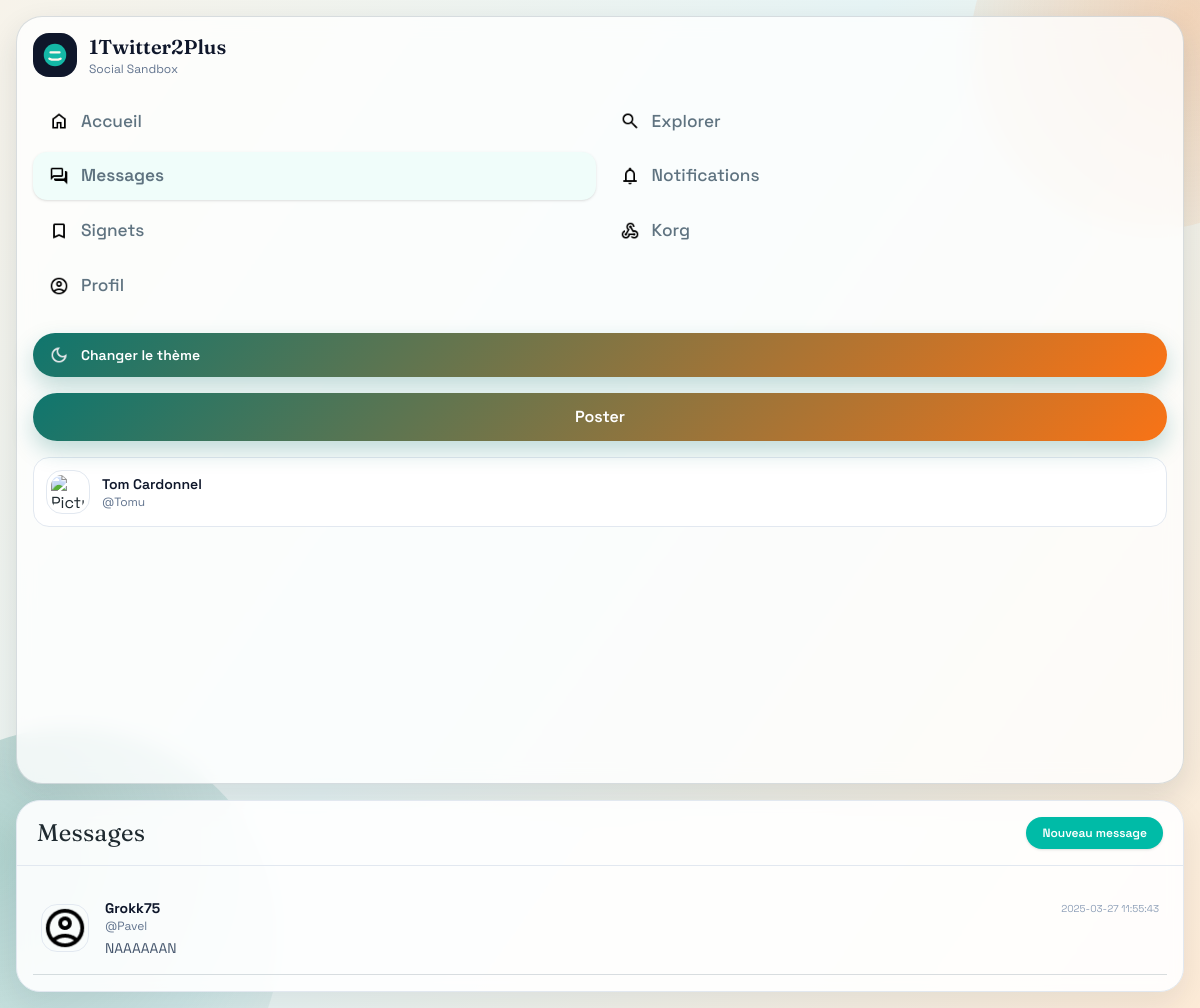
Screenshot of /messages (signed in) with the database file from the repository.
### tables this page shows
CREATE TABLE `message` (
  `id` integer PRIMARY KEY,
  `content` varchar(255) NOT NULL,
  `media` varchar(255) NULL,
  `id_sender` integer NOT NULL,
  `id_receiver` integer NOT NULL,
  `date` datetime DEFAULT CURRENT_TIMESTAMP,
  `is_hidden` boolean NOT NULL DEFAULT false,
  `is_viewed` boolean NOT NULL DEFAULT false,
  FOREIGN KEY (id_sender) REFERENCES user(id),
  FOREIGN KEY (id_receiver) REFERENCES user(id)
);

CREATE TABLE `user` (
  `id` integer PRIMARY KEY AUTO_INCREMENT,
  `role` varchar(255) DEFAULT 'user',
  `firstname` varchar(255) NOT NULL,
  `lastname` varchar(255) NOT NULL,
  `username` varchar(255) UNIQUE NOT NULL,
  `display_name` varchar(255),
  `email` varchar(255) UNIQUE NOT NULL,
  `password` varchar(255) NOT NULL,
  `birthdate` date NOT NULL,
  `phone` varchar(255) NULL,
  `url` varchar(255) NULL,
  `biography` varchar(255) NULL,
  `city` varchar(255) NULL,
  `country` varchar(255) NULL,
  `genre` varchar(255) NULL,
  `picture` varchar(255) NULL,
  `header` varchar(255) NULL,
  `NSFW` boolean DEFAULT false,
  `is_active` boolean DEFAULT true NOT NULL,
  `is_verified` boolean DEFAULT false NOT NULL,
  `ban` varchar(255) DEFAULT NULL,
  `creation_date` datetime DEFAULT CURRENT_TIMESTAMP,
  `verified_date` date DEFAULT NULL,
  `inactive_date` date DEFAULT NULL,
  `verification_code` varchar(6) NULL
);

### app/models/Database.php (called while the page is built, shortened)
<?php
class Database
{
    private static $connection = null;
    public static function getConnection()
    {
        $name = self::getEnvValue('DB_NAME', 'twitter');
        $charset = self::getEnvValue('DB_CHARSET', 'utf8mb4');
        $configuredHost = self::getEnvValue('DB_HOST', null);
        $hosts = [];
        if ($configuredHost !== null && $configuredHost !== '') {
            $hosts[] = $configuredHost;
        } else {
            $hosts = ['localhost', '127.0.0.1'];
        }
        $configuredPort = self::getEnvValue('DB_PORT', null);
        $credentials = self::buildCredentialCandidates();
        foreach ($hosts as $host) {
            $dsn = "mysql:host={$host};dbname={$name};charset={$charset}";
            if ($configuredPort !== null && $configuredPort !== '') {
                $dsn = "mysql:host={$host};port={$configuredPort};dbname={$name};charset={$charset}";
            }
            foreach ($credentials as $candidate) {
                list($username, $password) = $candidate;
                try {
                    self::$connection = new PDO($dsn, $username, $password, [
                        PDO::ATTR_ERRMODE => PDO::ERRMODE_EXCEPTION,
                        PDO::ATTR_DEFAULT_FETCH_MODE => PDO::FETCH_ASSOC,
                    ]);
                    return self::$connection;
                } catch (PDOException $exception) {
                    $lastError = $exception;
                }
            }
        }
        $message = 'Database connection failed. Configure DB_HOST, DB_PORT, DB_NAME, DB_USER and DB_PASSWORD in .env (or .env.local).';
        throw new RuntimeException($message);
    }
    private static function buildCredentialCandidates()
    {
        $configuredUser = self::getEnvValue('DB_USER', null);
        $configuredPassword = self::getEnvValue('DB_PASSWORD', null);
        if ($configuredUser !== null && $configuredUser !== '') {
            return [
                [$configuredUser, $configuredPassword !== null ? $configuredPassword : ''],
            ];
        }
        return [
            ['twitter', 'root'],
            ['twitter', ''],
            ['root', 'root'],
            ['root', ''],
        ];
    }
    private static function loadEnvFiles()
    {
        $projectRoot = dirname(__DIR__, 2);
        $envFiles = [
            $projectRoot . '/.env',
            $projectRoot . '/.env.local',
        ];
    }
    private static function getEnvValue($envKey, $default)
    {
        $envValue = getenv($envKey);
        if ($envValue !== false) {
            return $envValue;
        }
        return $default;
    }
}

### app/controllers/Message_Controller.php (called while the page is built, shortened)
<?php
require_once __DIR__ . '/../models/Message_Model.php';
class MessageController
{
  private $messageModel;
  public function __construct()
  {
    $this->messageModel = new Message_Model();
  }
public function showDiscusion(){
  $id_user = (int) $_SESSION['user']['id'];
    return $this->messageModel->showDiscusion($id_user);
  }
}

### app/models/Message_Model.php (called while the page is built, shortened)
<?php
require_once __DIR__ . '/Database.php';
class Message_Model
{
  private $db;
  public function __construct()
  {
    $this->db = Database::getConnection();
  }
    public function showDiscusion($id_user){
      $query = $this->db->prepare(
        'SELECT u.id AS id_other, u.username, u.display_name, u.picture AS URL_Profile,
                m.id AS id_last, m.date AS date, m.content AS msg_content
         FROM message m
         JOIN user u ON (m.id_sender = u.id OR m.id_receiver = u.id) AND u.id != :id_user
         WHERE (m.id_sender = :id_user OR m.id_receiver = :id_user)
         AND m.id IN (
             SELECT MAX(id) FROM message
             WHERE id_sender = :id_user OR id_receiver = :id_user
             GROUP BY IF(id_sender = :id_user, id_receiver, id_sender)
         )
         AND NOT EXISTS (
             SELECT 1 FROM block_user
             WHERE (id_user = :id_user AND id_blocked_user = u.id)
             OR (id_user = u.id AND id_blocked_user = :id_user)
         )
         ORDER BY m.date DESC'
      );
      $query->execute([
        'id_user' => $id_user
        ]);
      return $query->fetchAll(PDO::FETCH_ASSOC);
    }
}

### app/views/Message_View.php (the view, shortened to what this page needs)
<!DOCTYPE html>
<html lang="en">
<head>
  <link rel="stylesheet" href="/css/output.css">
  <link rel="stylesheet" href="/css/ui-refresh.css">
</head>
<body class="ui-refresh min-h-screen bg-linear-to-br from-amber-50 via-cyan-50 to-rose-50 text-slate-800 dark:text-slate-200 font-['Space_Grotesk',sans-serif] dark:from-slate-950 dark:via-slate-900 dark:to-slate-950">
  <div class="relative z-10 mx-auto w-[95%] xl:w-4/5 px-4 py-4">
    <div class="grid min-h-[calc(100vh-2rem)] grid-cols-1 gap-4 xl:grid-cols-[250px_minmax(0,1fr)]">
      <?php include 'Sidebar.php'; ?>
      <section class="relative flex flex-col overflow-hidden rounded-3xl border border-slate-200 dark:border-slate-800 bg-white/90 dark:bg-slate-900/90 shadow-[0_12px_30px_rgba(15,23,42,0.08)] backdrop-blur-sm">
        <header class="border-b border-slate-200 dark:border-slate-700 px-5 py-4 flex items-center justify-between">
          <div>
            <h1 class="font-['Fraunces',serif] text-2xl text-slate-900 dark:text-slate-100">Messages</h1>
          </div>
          <div class="flex items-center gap-3">
            <button onclick="openNewMessageModal()" class="rounded-full bg-teal-500 px-4 py-2 text-xs font-semibold text-white transition hover:bg-teal-600 shadow-sm">Nouveau message</button>
          </div>
        </header>
        <div id="container-messages" class="flex-1 overflow-auto p-4 space-y-4">
          <?php if (!isset($_GET['username'])): ?>
            <?php if (!empty($conversations)): ?>
              <div class="flex flex-col divide-y divide-slate-100 dark:divide-slate-800">
                <?php foreach ($conversations as $conversation): ?>
                  <a href="/message?username=<?= urlencode($conversation['username']) ?>" class="flex items-center gap-4 py-4 px-2 transition hover:bg-slate-50 dark:hover:bg-slate-800/50">
                    <img src="<?= $conversation['URL_Profile'] ?: '/assets/Black_Icons/Black_profil.png' ?>" class="h-12 w-12 rounded-2xl border border-slate-200 dark:border-slate-700 object-cover">
                    <div class="min-w-0 flex-1">
                      <div class="flex items-center justify-between">
                        <p class="truncate text-sm font-bold text-slate-900 dark:text-slate-100"><?= htmlspecialchars($conversation['display_name']) ?></p>
                        <p class="text-[10px] text-slate-400"><?= $conversation['date'] ?></p>
                      </div>
                      <p class="truncate text-xs text-slate-500 dark:text-slate-400">@<?= htmlspecialchars($conversation['username']) ?></p>
                      <p class="truncate text-sm text-slate-600 dark:text-slate-300 mt-1"><?= htmlspecialchars($conversation['msg_content']) ?></p>
                    </div>
                  </a>
                <?php endforeach ?>
              </div>
            <?php endif ?>
          <?php endif; ?>
        </div>
      </section>
    </div>
  </div>
</body>
</html>

### public/css/ui-refresh.css (style rules this page uses)
:root { --bg-1: #f7f3ea; --bg-2: #e6f4f5; --bg-3: #fdebd7; --surface: rgba(255, 255, 255, 0.9); --surface-soft: rgba(255, 255, 255, 0.78); --text: #1f2a30; --muted: #5f7380; --border: rgba(68, 93, 108, 0.2); --accent: #0f766e; --accent-2: #f97316; --shadow: 0 12px 30px rgba(31, 42, 48, 0.12); }
* { box-sizing: border-box; }
body.ui-refresh { margin: 0; min-height: 100vh; color: var(--text); font-family: 'Space Grotesk', 'Avenir Next', 'Segoe UI', sans-serif; background: linear-gradient(125deg, var(--bg-1) 0%, var(--bg-2) 46%, var(--bg-3) 100%); position: relative; overflow-x: hidden; }
body.ui-refresh::before, body.ui-refresh::after { content: ''; position: fixed; border-radius: 50%; pointer-events: none; z-index: 0; animation: floatBlob 11s ease-in-out infinite; }
body.ui-refresh::before { left: -140px; bottom: -140px; width: 420px; height: 420px; background: radial-gradient(circle at 30% 30%, rgba(15, 118, 110, 0.28), rgba(15, 118, 110, 0)); }
body.ui-refresh::after { right: -130px; top: -130px; width: 360px; height: 360px; background: radial-gradient(circle at 60% 40%, rgba(249, 115, 22, 0.24), rgba(249, 115, 22, 0)); animation-direction: reverse; }
body.ui-refresh h1, body.ui-refresh h2, body.ui-refresh h3 { font-family: 'Fraunces', 'Georgia', serif; color: var(--text); letter-spacing: 0.2px; }
body.ui-refresh a { text-decoration: none; }
body.ui-refresh #container-messages a, body.ui-refresh .conversation-item { border-bottom: 1px solid var(--border) !important; transition: background 0.2s ease; }

### rows the page displays
message: id_sender.display_name "Grokk75", date "2025-03-27 11:55:43", id_sender.username "Pavel", content "NAAAAAAN"

### other values shown
$item['label'] "Accueil"
$item['label'] "Explorer"
$item['label'] "Messages"
$item['label'] "Notifications"
$item['label'] "Signets"
$item['label'] "Korg"
$item['label'] "Profil"
$_SESSION['user']['firstname'] "Tom"
$_SESSION['user']['lastname'] "Cardonnel"
$_SESSION['user']['username'] "Tomu"
